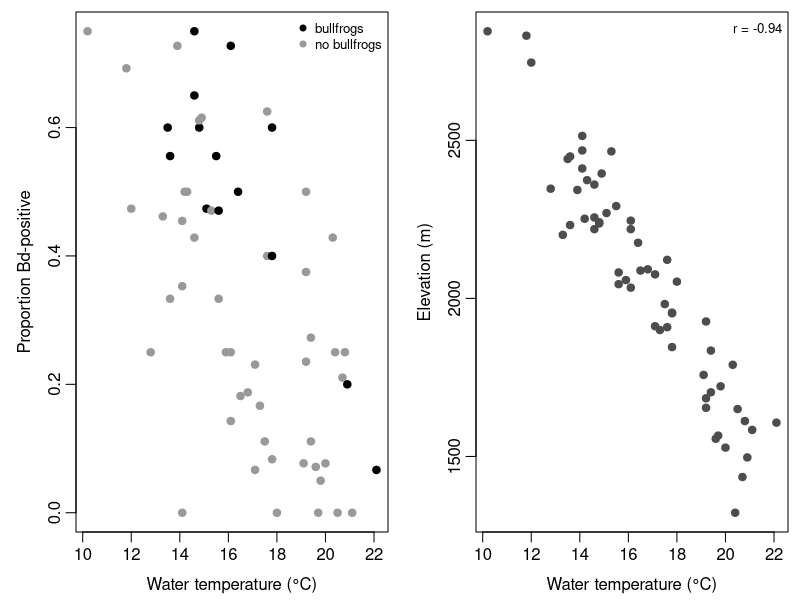
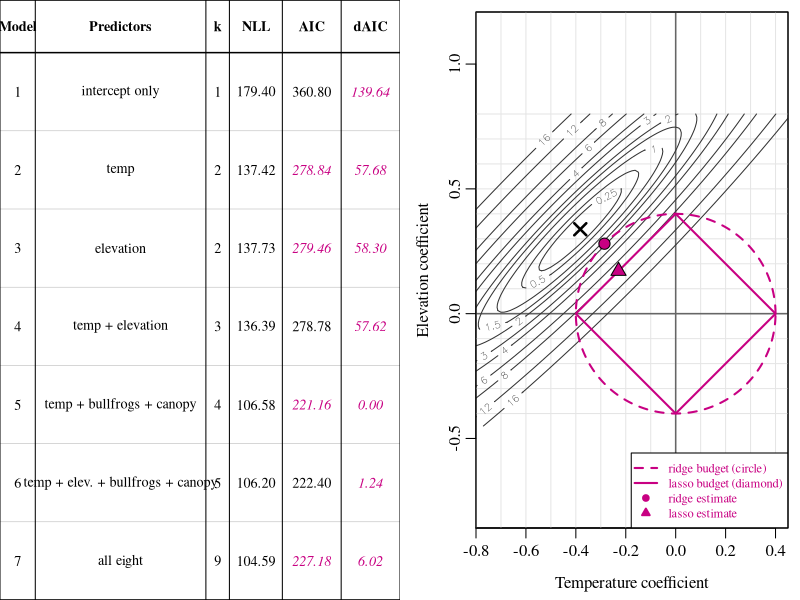

Write R code to recreate these figures, in order.
## ---- chunk 1
knitr::opts_chunk$set(echo = FALSE, warning = FALSE, message = FALSE,
                       fig.width = 6.5, fig.height = 0.3)

# draws n full-width blank lines (margin to margin) for handwritten answers,
# as a single plot so spacing is deterministic; pair with fig.height = 0.3 * n
blank_lines <- function(n = 1) {
  par(mar = c(0, 0, 0, 0))
  plot(NA, xlim = c(0, 1), ylim = c(0, n), axes = FALSE, xlab = "", ylab = "")
  for (i in seq_len(n)) {
    segments(0, n - i + 0.5, 1, n - i + 0.5, lwd = 1)
  }
}

# reserves blank work space (no ruled lines); pair with fig.height
blank_space <- function() {
  par(mar = c(0, 0, 0, 0))
  plot.new()
}

# fill-in table drawn with base graphics so row height is controllable;
# body = list of rows, each a list/vector of cell strings ("" = blank)
blank_table <- function(headers, body, col_widths = NULL,
                        header_height = 0.35, row_height = 0.5,
                        cex = 0.95, bold_rows = integer(0), ans = NULL) {
  nc <- length(headers); nr <- length(body)
  if (is.null(col_widths)) col_widths <- rep(1, nc)
  col_widths <- col_widths / sum(col_widths)
  cx <- c(0, cumsum(col_widths))
  h_total <- header_height + nr * row_height
  par(mar = c(0, 0, 0, 0), family = "serif")
  plot(NA, xlim = c(0, 1), ylim = c(0, h_total), axes = FALSE, xlab = "", ylab = "",
       xaxs = "i", yaxs = "i")
  y <- h_total
  segments(0, y, 1, y, lwd = 1.5)
  y <- y - header_height
  segments(0, y, 1, y, lwd = 1.5)
  for (i in seq_len(nr)) {
    y <- y - row_height
    segments(0, y, 1, y, lwd = if (i == nr) 1.5 else 0.5,
             col = if (i == nr) "black" else "grey70")
  }
  for (v in cx) segments(v, 0, v, h_total, lwd = 1)
  yh <- h_total - header_height / 2
  for (j in seq_len(nc)) text((cx[j] + cx[j + 1]) / 2, yh, labels = headers[[j]], font = 2, cex = cex)
  y <- h_total - header_height
  for (i in seq_len(nr)) {
    yc <- y - row_height / 2
    fnt <- if (i %in% bold_rows) 2 else 1
    for (j in seq_len(nc)) {
      val <- body[[i]][[j]]
      is_ans <- !is.null(ans) && isTRUE(ans[[i]][[j]])
      if (!identical(val, "")) text((cx[j] + cx[j + 1]) / 2, yc, labels = val,
                                    font = if (is_ans) 3 else fnt, cex = cex,
                                    col = if (is_ans) ans_col else "black")
    }
    y <- y - row_height
  }
}

# keeps a prompt and its answer space on one PDF page: place `r nq(...)` on its
# own line just above the prompt. Emits nothing in non-LaTeX output. lines =
# lines of prompt text, rows = rows of blank space below it (0.3 in each),
# extra = any other height (in inches), e.g. a figure or table
nq <- function(lines, rows = 0, extra = 0) {
  if (!knitr::is_latex_output()) return("")
  knitr::asis_output(sprintf("\n\\needspace{%.2fin}\n", 0.23 * lines + 0.15 + 0.3 * rows + extra))
}

ans_col <- rgb(200, 0, 130, maxColorValue = 255)
ponds <- read.csv("../../data/BdRegionalSurvey.csv")
covars <- c("water_temp_c", "elevation_m", "canopy_pct", "conductivity_us",
            "area_ha", "fish", "bullfrogs", "road_km")
X <- scale(as.matrix(ponds[, covars]))
colnames(X) <- c("temp", "elev", "canopy", "cond", "area", "fish", "bullfrogs", "road")
y_bin <- cbind(ponds$bd_positive, ponds$frogs_swabbed - ponds$bd_positive)

# candidate models: NLL at the MLE (rounded to 2 decimals, as printed)
fit_nll <- function(cols) {
  f <- if (length(cols) == 0) glm(y_bin ~ 1, family = binomial) else
    glm(y_bin ~ X[, cols, drop = FALSE], family = binomial)
  round(-as.numeric(logLik(f)), 2)
}
models <- list(character(0), "temp", "elev", c("temp", "elev"),
               c("temp", "bullfrogs", "canopy"),
               c("temp", "elev", "bullfrogs", "canopy"), colnames(X))
model_labels <- c("intercept only", "temp", "elevation", "temp + elevation",
                  "temp + bullfrogs + canopy", "temp + elev. + bullfrogs + canopy",
                  "all eight")
k <- sapply(models, length) + 1
nll <- sapply(models, fit_nll)
aic <- 2 * nll + 2 * k
f2 <- function(v) formatC(v, format = "f", digits = 2)

# NLL surface for the temp + elevation model, intercept profiled out
zt <- X[, "temp"]
ze <- X[, "elev"]
nll_2d <- function(bt, be) {
  eta_off <- bt * zt + be * ze
  f <- function(b0) -sum(dbinom(ponds$bd_positive, ponds$frogs_swabbed,
                                plogis(b0 + eta_off), log = TRUE))
  optimize(f, c(-4, 3))$objective
}
bt_grid <- seq(-0.8, 0.45, length.out = 101)
be_grid <- seq(-0.45, 0.8, length.out = 101)
nll_surf <- outer(bt_grid, be_grid, Vectorize(nll_2d))
mle_2d <- coef(glm(y_bin ~ zt + ze, family = binomial))[-1]

# answers: AIC from the printed (rounded) NLLs; LRTs; constrained estimates on each budget
d_aic <- aic - min(aic)
lrt_56 <- 2 * (nll[5] - nll[6])
lrt_57 <- 2 * (nll[5] - nll[7])
budget <- 0.4
theta <- seq(0, 2 * pi, length.out = 1441)
circle <- cbind(budget * cos(theta), budget * sin(theta))
s <- seq(-1, 1, length.out = 801)
diamond <- rbind(cbind(budget * s, budget * (1 - abs(s))), cbind(budget * s, -budget * (1 - abs(s))))
ridge_est <- circle[which.min(apply(circle, 1, function(b) nll_2d(b[1], b[2]))), ]
lasso_est <- diamond[which.min(apply(diamond, 1, function(b) nll_2d(b[1], b[2]))), ]
r_te <- cor(ponds$water_temp_c, ponds$elevation_m)
## ---- chunk 2
par(mfrow = c(1, 2), mar = c(3.4, 3.8, 0.6, 0.6), mgp = c(2.1, 0.6, 0))
plot(ponds$water_temp_c, ponds$bd_positive / ponds$frogs_swabbed, pch = 19,
     col = ifelse(ponds$bullfrogs == 1, "black", "grey60"),
     xlab = "Water temperature (°C)", ylab = "Proportion Bd-positive")
legend("topright", c("bullfrogs", "no bullfrogs"), pch = 19,
       col = c("black", "grey60"), bty = "n", cex = 0.8)
plot(ponds$water_temp_c, ponds$elevation_m, pch = 19, col = "grey30",
     xlab = "Water temperature (°C)", ylab = "Elevation (m)")
legend("topright", paste0("r = ", f2(cor(ponds$water_temp_c, ponds$elevation_m))),
       bty = "n", cex = 0.8)
## ---- chunk 3
rows <- lapply(seq_along(models), function(i) {
  c(as.character(i), model_labels[i], as.character(k[i]), f2(nll[i]), f2(aic[i]), f2(d_aic[i]))
})
ans_cells <- lapply(seq_along(models), function(i) {
  c(FALSE, FALSE, FALSE, FALSE, !(i %in% c(1, 4, 6)), TRUE)
})
blank_table(c("Model", "Predictors", "k", "NLL", "AIC", "dAIC"), rows,
            col_widths = c(0.6, 2.9, 0.4, 0.9, 1, 1), row_height = 0.52, cex = 0.85,
            ans = ans_cells)
## ---- chunk 4
par(mar = c(3.6, 3.8, 0.6, 0.6), mgp = c(2.2, 0.6, 0))
plot(NA, xlim = range(bt_grid), ylim = range(be_grid), asp = 1, xaxs = "i", yaxs = "i",
     xlab = "Temperature coefficient", ylab = "Elevation coefficient")
abline(v = seq(-0.8, 0.4, 0.1), h = seq(-0.4, 0.8, 0.1), col = "grey90")
abline(v = 0, h = 0, col = "grey40", lwd = 1.5)
contour(bt_grid, be_grid, nll_surf - min(nll_surf),
        levels = c(0.25, 0.5, 1, 1.5, 2, 3, 4, 6, 8, 12, 16),
        add = TRUE, labcex = 0.65, col = "grey20")
points(mle_2d[1], mle_2d[2], pch = 4, cex = 1.6, lwd = 2.5)
lines(circle, col = ans_col, lwd = 2, lty = 2)
polygon(rbind(c(budget, 0), c(0, budget), c(-budget, 0), c(0, -budget)),
        border = ans_col, lwd = 2)
points(rbind(ridge_est, lasso_est), pch = c(21, 24), bg = ans_col, cex = 1.5)
legend("bottomright", c("ridge budget (circle)", "lasso budget (diamond)",
                        "ridge estimate", "lasso estimate"),
       col = ans_col, lty = c(2, 1, NA, NA), lwd = 2, pch = c(NA, NA, 21, 24),
       pt.bg = ans_col, bty = "o", bg = "white", cex = 0.75, text.col = ans_col)
box()
